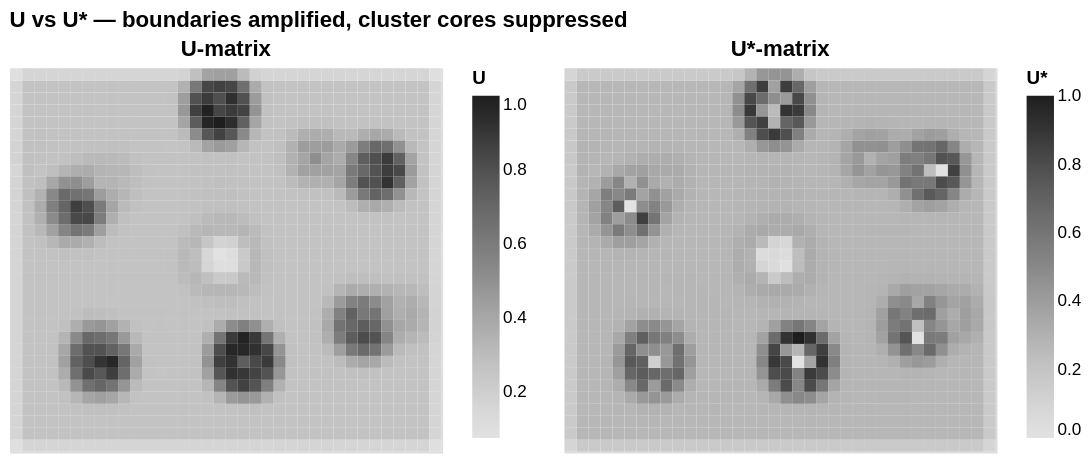

This figure's notebook cell:
### Markdown cell above
## 3  U\*-matrix

```
ScaleFactor(n) = (P_max - P(n)) / (P_max - P_ref)
U*(n)          = U(n) × clip(ScaleFactor(n), max=3)
```

Dense nodes → ScaleFactor < 1 → U\* suppressed (cluster cores look flatter).  
Sparse nodes → ScaleFactor > 1 → U\* amplified (boundaries stand out more).

### Code cell
ustar = compute_ustar(u, p_hit, scalemax=3.0, median_filter_size=1)
print(f"U*-matrix range : [{ustar.min():.4f}, {ustar.max():.4f}]")

alt.hconcat(
    plot_grid_heatmap(u, "U-matrix", scheme="greys", value_name="U"),
    plot_grid_heatmap(ustar, "U*-matrix", scheme="greys", value_name="U*"),
).properties(title="U vs U* — boundaries amplified, cluster cores suppressed"
).resolve_scale(color="independent")

### Figure 1 — Vega-Lite specification as saved in the notebook (floating-point values rounded to 4 significant figures; data arrays with more than 128 entries replaced by an {"elided": "..."} marker saying what was removed)
{"config": {"view": {"continuousWidth": 300, "continuousHeight": 300}}, "hconcat": [{"data": {"name": "data-02a4879a30f046eb9c7298fa20537ded"}, "mark": {"type": "rect"}, "encoding": {"color": {"field": "U", "legend": {"title": "U"}, "scale": {"scheme": "greys"}, "type": "quantitative"}, "tooltip": [{"field": "col", "type": "quantitative"}, {"field": "row", "type": "quantitative"}, {"field": "U", "format": ".4f", "type": "quantitative"}], "x": {"axis": null, "field": "col", "sort": null, "type": "ordinal"}, "y": {"axis": null, "field": "row", "sort": "descending", "type": "ordinal"}}, "height": {"step": 7.0}, "title": "U-matrix", "width": {"step": 7.0}}, {"data": {"name": "data-fb89cdef2e2cb584e83b959401c5840e"}, "mark": {"type": "rect"}, "encoding": {"color": {"field": "U*", "legend": {"title": "U*"}, "scale": {"scheme": "greys"}, "type": "quantitative"}, "tooltip": [{"field": "col", "type": "quantitative"}, {"field": "row", "type": "quantitative"}, {"field": "U*", "format": ".4f", "type": "quantitative"}], "x": {"axis": null, "field": "col", "sort": null, "type": "ordinal"}, "y": {"axis": null, "field": "row", "sort": "descending", "type": "ordinal"}}, "height": {"step": 7.0}, "title": "U*-matrix", "width": {"step": 7.0}}], "resolve": {"scale": {"color": "independent"}}, "title": "U vs U* — boundaries amplified, cluster cores suppressed", "$schema": "https://vega.github.io/schema/vega-lite/v6.4.1.json", "datasets": {"data-02a4879a30f046eb9c7298fa20537ded": {"elided": "1152 records"}, "data-fb89cdef2e2cb584e83b959401c5840e": {"elided": "1152 records"}}}
